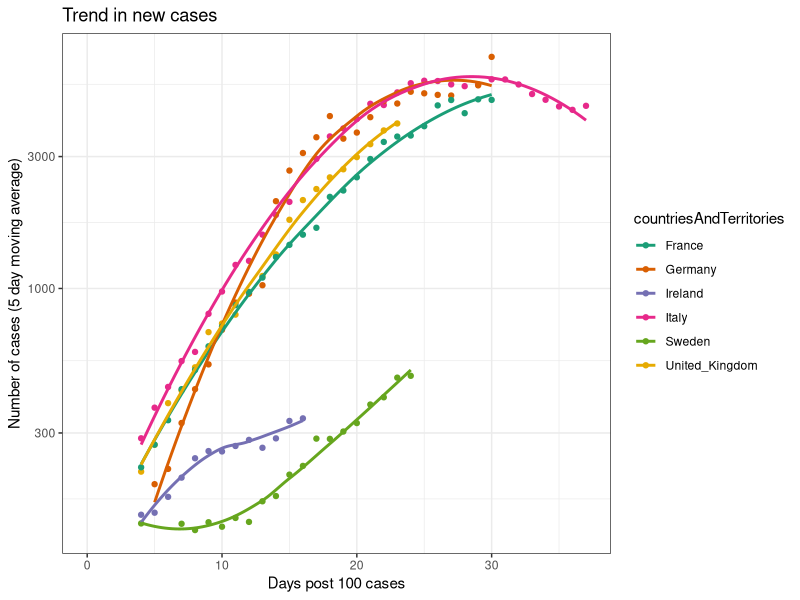
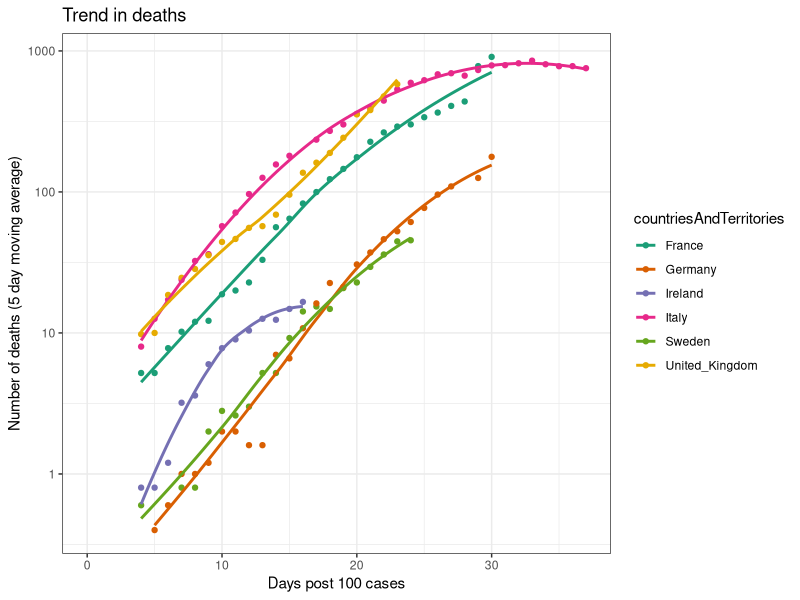
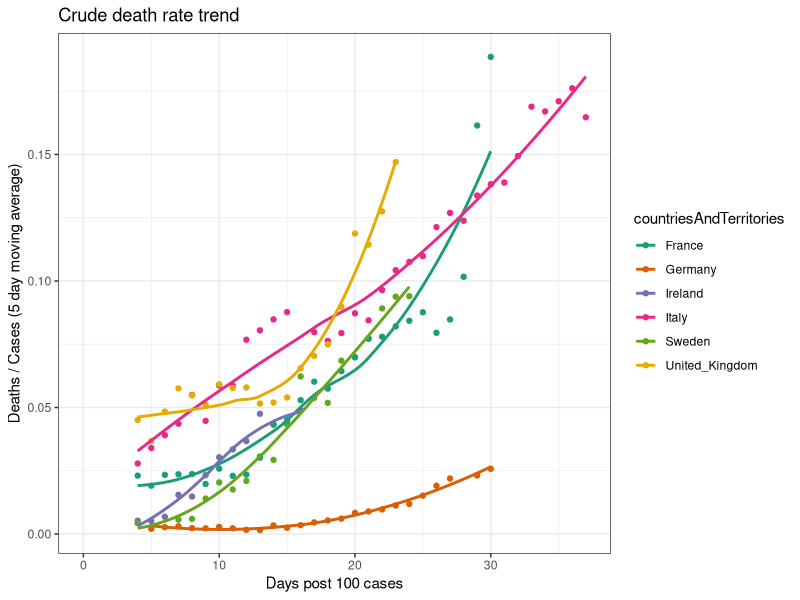
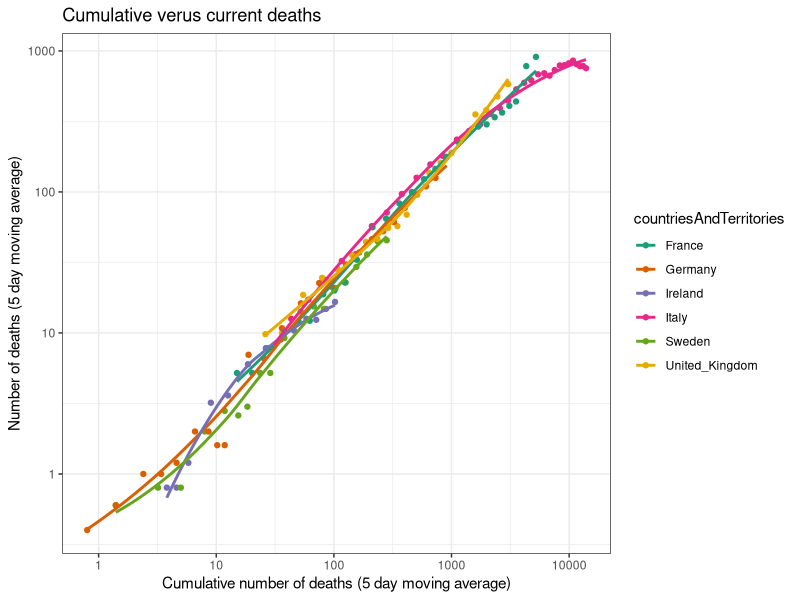
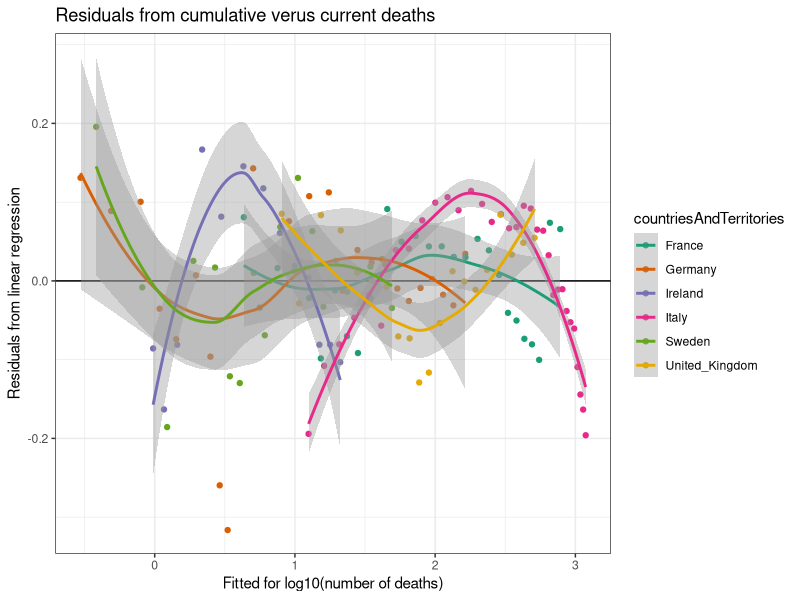

These figures' R source, in order:
## ---- chunk 1
knitr::opts_chunk$set(echo = TRUE)
#setwd("~/git_repos/corona/")

library(readxl)
library(ggplot2)
library(zoo)
## ---- chunk 2
d = read_excel("COVID-19-geographic-disbtribution-worldwide.xlsx")
d$countriesAndTerritories = as.factor(d$countriesAndTerritories)
d$julian = as.numeric(julian(d$dateRep))
d$ID = c(1:nrow(d))

# Order deaths by time
ind = order(d$julian, d$countriesAndTerritories) 
d = d[ind,]

d$cumdeaths = ave(d$deaths, 
                  d$countriesAndTerritories, 
                  FUN=function(x){cumsum(x)})
## ---- chunk 3
casesThreshold = 100
casesStr = paste0('Days post ',casesThreshold,' cases') # String for graph labels
dplus = subset(d, cases>casesThreshold)
startDate = aggregate(julian~countriesAndTerritories + 
                        geoId + 
                        countryterritoryCode, 
                      data=dplus, 
                      FUN=function(x) {min(x)})

ind = match(dplus$countryterritoryCode,
            startDate$countryterritoryCode)
dplus$daysIn = dplus$julian - startDate$julian[ind]
## ---- chunk 4
country = c('Ireland',
            'Italy',
            'Sweden',
            'United_Kingdom',
            'Germany',
            'France')

d2 = subset(dplus, 
            countriesAndTerritories %in% country)
## ---- chunk 5
dayWindow = 5
rollingStr = paste0('(',dayWindow,' day moving average)')  # String for graph labels
for (i in 1:length(country)) {
  tmp=subset(d2, countriesAndTerritories==country[i])
  tmp$deaths_rolling = rollmean(tmp$deaths, k=dayWindow, align='right', fill=NA)
  tmp$cumdeaths_rolling = rollmean(tmp$cumdeaths, k=dayWindow, align='right', fill=NA)
  tmp$cases_rolling = rollmean(tmp$cases, k=dayWindow, align='right', fill=NA)
  
  if (i==1) {
    d3 = tmp
  } else {
    d3 = rbind(d3, tmp)
  }
}
## ---- chunk 6
ggplot(data=d3,
       aes(x=daysIn, 
           y=cases_rolling, 
           colour=countriesAndTerritories)) +
  geom_point() + 
  geom_smooth(method = 'loess', 
              span=1,
              se=FALSE) +
  scale_y_log10() +
  scale_color_brewer(palette = 'Dark2') +
  theme_bw() + 
  labs(x=casesStr,
       y=paste('Number of cases',rollingStr),
       title='Trend in new cases')
## ---- chunk 7
ggplot(data=d3,
       aes(x=daysIn, 
           y=deaths_rolling, 
           colour=countriesAndTerritories)) +
  geom_point() + 
  geom_smooth(method = 'loess', 
              span=1,
              se=FALSE) +
  scale_y_log10() +
  scale_color_brewer(palette = 'Dark2') +
  theme_bw() + 
  labs(x=casesStr,
       y=paste('Number of deaths',rollingStr),
       title='Trend in deaths')
## ---- chunk 8
ggplot(data=d3,
       aes(y=deaths_rolling/cases_rolling, 
           x=daysIn, 
           colour=countriesAndTerritories)) +
  geom_point() + 
  geom_smooth(method = 'loess', 
              span=1,
              se=FALSE) +
  scale_color_brewer(palette = 'Dark2') +
  theme_bw() + 
  labs(y=paste('Deaths / Cases',rollingStr),
       x=casesStr,
       title='Crude death rate trend')
## ---- chunk 9
ggplot(data=d3,
       aes(x=cumdeaths_rolling, 
           y=deaths_rolling, 
           colour=countriesAndTerritories)) +
  geom_point() + 
  geom_smooth(method = 'loess', 
              span=1,
              se=FALSE) +
  scale_y_log10() +
  scale_x_log10() +
  scale_color_brewer(palette = 'Dark2') +
  theme_bw() + 
  labs(x=paste0('Cumulative number of deaths ',rollingStr),
       y=paste0('Number of deaths ',rollingStr),
       title='Cumulative verus current deaths')
## ---- chunk 10
m = lm(log10(deaths_rolling)~(1+log10(cumdeaths_rolling))*countriesAndTerritories, 
       data=d3, 
       na.action=na.exclude)
## ---- chunk 11
d3$residuals = residuals(m)
d3$fitted = fitted(m)

ggplot(data=d3,
       aes(x=fitted, 
           y=residuals, 
           colour=countriesAndTerritories)) +
  geom_abline(intercept=0, slope=0) +
  geom_point() + 
  geom_smooth(method = 'loess', 
              span=1,
              se=TRUE) +
  scale_color_brewer(palette = 'Dark2') +
  theme_bw() + 
  labs(x=paste0('Fitted for log10(number of deaths)'),
       y=paste0('Residuals from linear regression'),
       title='Residuals from cumulative verus current deaths')
